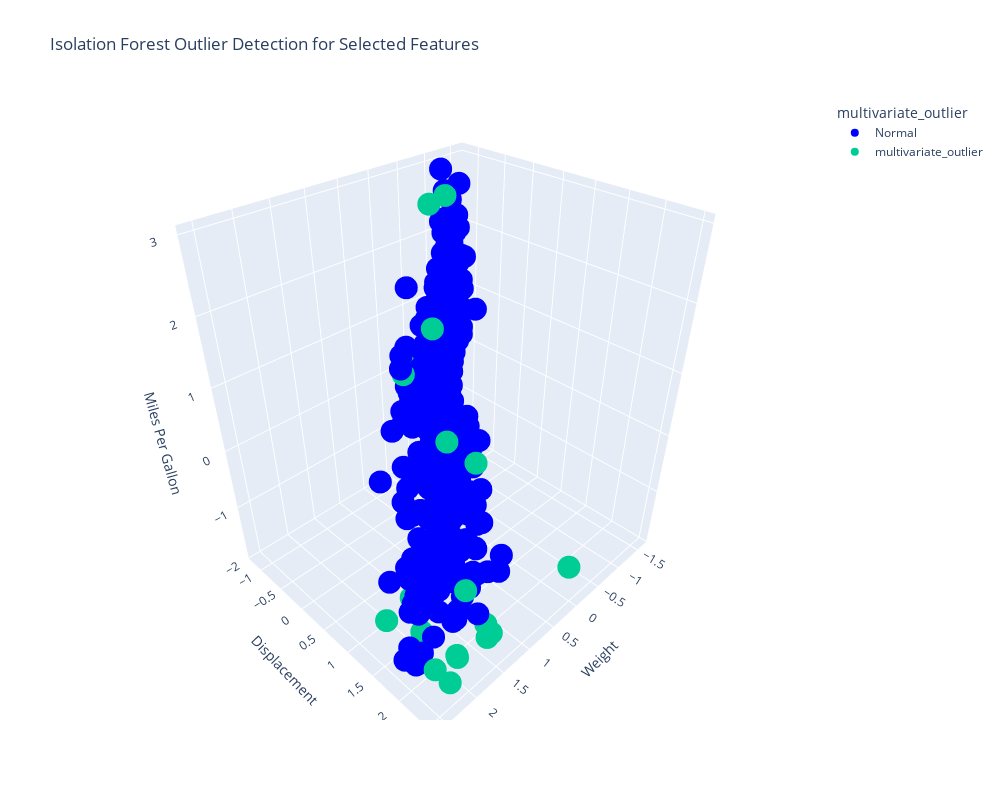

Notebook code cell kept with this figure:
### Markdown cell above
### Isolation Forest: Multivariate outlier detection(based on the combination of all other features)

A value might not be an outlier in its own column but could be an outlier in combination with other features. <br>

### Code cell
# Define columns to use for outlier detection
columns = ['mpg', 'displayments', 'weight', 'cylinders', 'horsepower', 'acceleration']

# Fit Isolation Forest
iso_forest = IsolationForest(n_estimators=600, contamination=0.05
                             , random_state=42)
df_scaled["anomaly_score"] = iso_forest.fit_predict(df_scaled[columns])

# Mark outliers
df_scaled["multivariate_outlier"] = df_scaled["anomaly_score"].map({1: "Normal", -1: "multivariate_outlier"})

# Count outliers
outlier_count = df_scaled["multivariate_outlier"].value_counts()
print("multivariate outlier count:\n", outlier_count)

# Interactive 3D Scatter Plot (Coloring Outliers in Green)
fig = px.scatter_3d(
    df_scaled,
    x="weight",
    y="displayments",
    z="mpg",
    color="multivariate_outlier",  # Highlighting outliers
    color_discrete_map={"Multivariate_outlier": "green", "Normal": "blue"},
    title="Isolation Forest Outlier Detection for Selected Features",
    labels={"weight": "Weight", "displayments": "Displacement", "mpg": "Miles Per Gallon"}
)
# Adjust the size of the plot
fig.update_layout(
    width=1000,  # Set the width in pixels
    height=800   # Set the height in pixels
)
fig.show()

### Figure 1 — Plotly figure (JSON) as saved in the notebook; plotly's stock layout.template omitted (floating-point values rounded to 4 significant figures; data arrays with more than 128 entries replaced by an {"elided": "..."} marker saying what was removed)
{"data": [{"hovertemplate": "multivariate_outlier=Normal<br>Weight=%{x}<br>Displacement=%{y}<br>Miles Per Gallon=%{z}<extra></extra>", "legendgroup": "Normal", "marker": {"color": "blue", "symbol": "circle"}, "mode": "markers", "name": "Normal", "scene": "scene", "showlegend": true, "type": "scatter3d", "x": {"elided": "378 float values"}, "y": {"elided": "378 float values"}, "z": {"elided": "378 float values"}}, {"hovertemplate": "multivariate_outlier=multivariate_outlier<br>Weight=%{x}<br>Displacement=%{y}<br>Miles Per Gallon=%{z}<extra></extra>", "legendgroup": "multivariate_outlier", "marker": {"color": "#00cc96", "symbol": "circle"}, "mode": "markers", "name": "multivariate_outlier", "scene": "scene", "showlegend": true, "type": "scatter3d", "x": [1.636, 1.586, 1.72, 0.1366, 1.944, 1.662, 2.083, 1.966, 2.343, 2.086, 2.342, -1.001, 1.546, 0.2596, 0.5316, -0.7513, -0.07144, -0.6508, 0.8922, -0.9937], "y": [2.502, 2.368, 2.512, 2.512, 1.6, 1.091, 1.062, 2.262, 2.262, 2.368, 2.512, -1.185, 1.984, -0.5034, 0.6393, -0.9932, -0.2442, -1.185, 1.504, -0.9259], "z": [-1.219, -1.219, -1.219, -1.219, -1.731, -1.731, -1.859, -1.603, -1.475, -1.347, -1.475, -0.7064, -0.9626, 0.4721, 0.04937, 2.547, 1.177, 0.02375, 0.3953, 2.624]}], "layout": {"height": 800, "legend": {"title": {"text": "multivariate_outlier"}, "tracegroupgap": 0}, "scene": {"domain": {"x": [0, 1], "y": [0, 1]}, "xaxis": {"title": {"text": "Weight"}}, "yaxis": {"title": {"text": "Displacement"}}, "zaxis": {"title": {"text": "Miles Per Gallon"}}}, "title": {"text": "Isolation Forest Outlier Detection for Selected Features"}, "width": 1000}}
